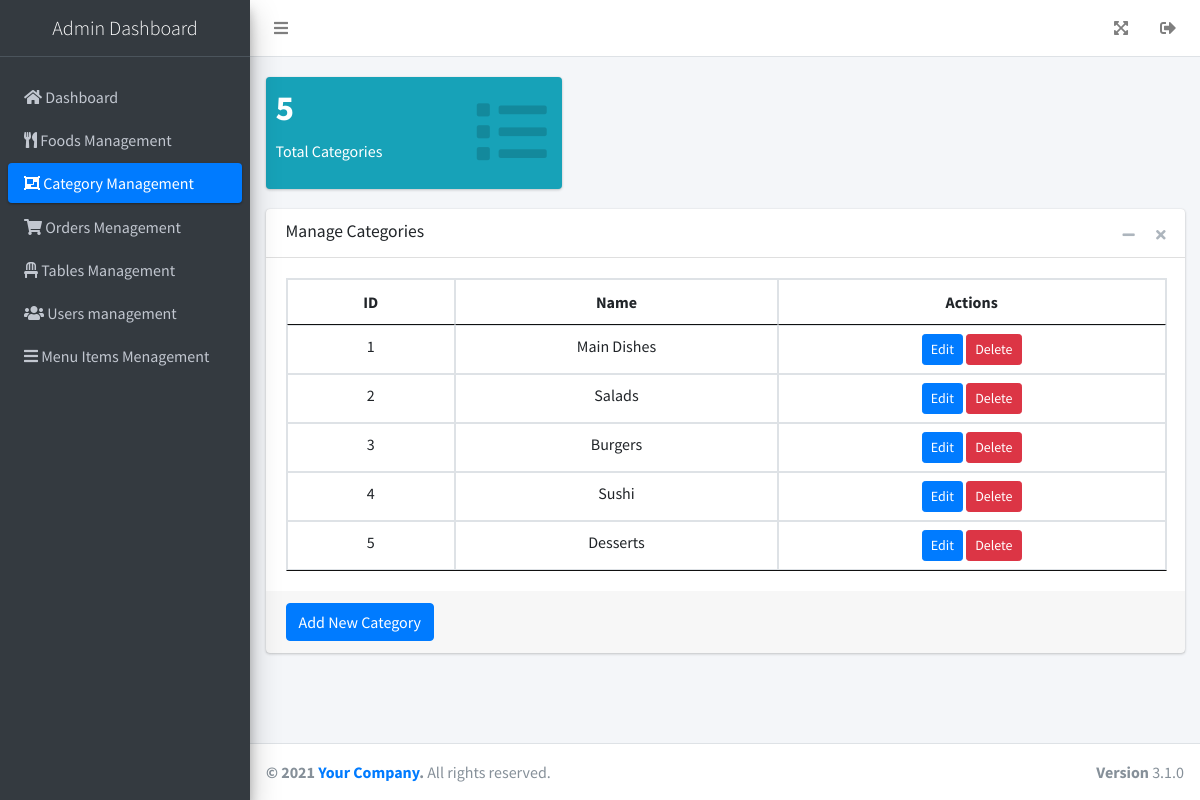
/admin/manage_categories.php (signed in), run on the app's committed database.
### tables this page shows
CREATE TABLE `menu_items` (
  `id` int(11) NOT NULL,
  `name` varchar(255) NOT NULL,
  `icon` varchar(255) DEFAULT NULL,
  `link` varchar(255) NOT NULL,
  `parent_id` int(11) DEFAULT NULL,
  `order_index` int(11) DEFAULT 0,
  `active` tinyint(1) DEFAULT 1
);

CREATE TABLE `categories` (
  `id` int(11) NOT NULL,
  `name` varchar(255) NOT NULL
);

### includes/config.php (called while the page is built, shortened)
<?php
$base_path = '/restaurant';

### admin/manage_categories.php (the view, shortened to what this page needs)
<?php
require_once '../includes/config.php';
try {
    $stmt = $pdo->query("SELECT * FROM categories ORDER BY id ASC");
    $categories = $stmt->fetchAll(PDO::FETCH_ASSOC);
    $stmt = $pdo->query("SELECT COUNT(*) AS total FROM categories");
    $totalCategories = $stmt->fetch()['total'];
} catch (PDOException $e) {
    die("Could not connect to the database: " . $e->getMessage());
}
include 'admin_header.php';
?>
<section class="content" style="padding-top: 20px;">
    <div class="container-fluid">
        <div class="row">
            <div class="col-lg-4 col-6">
                <div class="small-box bg-info">
                    <div class="inner">
                        <h3><?php echo $totalCategories; ?></h3>
                        <p>Total Categories</p>
                    </div>
                    <div class="icon">
                        <i class="fas fa-list"></i>
                    </div>
                </div>
            </div>
        </div>
        <div class="row">
            <div class="col-12">
                <div class="card">
                    <div class="card-header">
                        <h3 class="card-title">Manage Categories</h3>
                        <div class="card-tools">
                            <button type="button" class="btn btn-tool" data-card-widget="collapse" title="Collapse">
                                <i class="fas fa-minus"></i>
                            </button>
                            <button type="button" class="btn btn-tool" data-card-widget="remove" title="Remove">
                                <i class="fas fa-times"></i>
                            </button>
                        </div>
                    </div>
                    <div class="card-body">
                        <table id="categoriesTable" class="table table-bordered table-hover text-center">
                            <thead>
                                <tr>
                                    <th>ID</th>
                                    <th>Name</th>
                                    <th>Actions</th>
                                </tr>
                            </thead>
                            <tbody>
                                <?php foreach ($categories as $category): ?>
                                <tr>
                                    <td><?php echo $category['id']; ?></td>
                                    <td><?php echo $category['name']; ?></td>
                                    <td>
                                        <button class="btn btn-sm btn-primary edit-category"
                                            data-id="<?php echo $category['id']; ?>"
                                            data-name="<?php echo $category['name']; ?>">Edit</button>
                                        <button class="btn btn-sm btn-danger delete-category"
                                            data-id="<?php echo $category['id']; ?>">Delete</button>
                                    </td>
                                </tr>
                                <?php endforeach; ?>
                            </tbody>
                        </table>
                    </div>
                    <div class="card-footer">
                        <button class="btn btn-primary" data-toggle="modal" data-target="#addCategoryModal">Add New
                            Category</button>
                    </div>
                </div>
            </div>
        </div>
    </div>
</section>
<?php include 'admin_footer.php'; ?>
</body>
</html>

### admin/admin_header.php (shortened to what this page needs)
<!DOCTYPE html>
<html lang="en">
<head>
    <link rel="stylesheet" href="https://cdnjs.cloudflare.com/ajax/libs/font-awesome/5.15.1/css/all.min.css">
    <link rel="stylesheet"
        href="https://cdnjs.cloudflare.com/ajax/libs/ionicons/5.5.2/collection/components/icon/icon.min.css">
    <link rel="stylesheet" href="../assets/css/adminlte.min.css">
    <link rel="stylesheet" href="../assets/css/jquery.dataTables.min.css">
</head>
<body class="hold-transition sidebar-mini">
    <div class="wrapper">
        <nav class="main-header navbar navbar-expand navbar-white navbar-light">
            <ul class="navbar-nav">
                <li class="nav-item">
                    <a class="nav-link" data-widget="pushmenu" href="#" role="button"><i class="fas fa-bars"></i></a>
                </li>
            </ul>
            <ul class="navbar-nav ml-auto">
                <li class="nav-item">
                    <a class="nav-link" data-widget="fullscreen" href="#" role="button">
                        <i class="fas fa-expand-arrows-alt"></i>
                    </a>
                </li>
                <li class="nav-item">
                    <a class="nav-link" id="logout-btn" href="#" role="button">
                        <i class="fas fa-sign-out-alt"></i>
                    </a>
                </li>
            </ul>
        </nav>
        <aside class="main-sidebar sidebar-dark-primary elevation-4">
            <a href="index.php" class="brand-link text-center">
                <span class="brand-text font-weight-light">Admin Dashboard</span>
            </a>
            <div class="sidebar">
                <?php include 'navigation_menu.php'; ?>
            </div>
        </aside>
        <div class="content-wrapper">

### admin/navigation_menu.php
<?php
require_once '../includes/config.php';
$current_page = basename($_SERVER['PHP_SELF']);
try {
    $stmt = $pdo->prepare("SELECT * FROM menu_items WHERE active = TRUE ORDER BY order_index ASC");
    $stmt->execute();
    $menuItems = $stmt->fetchAll(PDO::FETCH_ASSOC);
    if (!empty($menuItems)) {
        echo "<ul class='nav nav-pills nav-sidebar flex-column' data-widget='treeview' role='menu' data-accordion='false' style='padding-top:20px;'>";
        foreach ($menuItems as $item) {
            $isActive = (strpos($item['link'], $current_page) !== false) ? 'active' : '';
            echo "<li class='nav-item'>";
            echo "<a href='{$base_path}{$item['link']}' class='nav-link {$isActive}'>";
            if (!empty($item['icon'])) {
                echo "<i class='{$item['icon']}'></i>";
            }
            echo "<p> {$item['name']} </p>";
            echo "</a>";
            echo "</li>";
        }
        echo "</ul>";
    } else {
        echo "<p>No menu items available.</p>";
    }
} catch (PDOException $e) {
    error_log("Error fetching menu items: " . $e->getMessage());
    echo "<p>Error loading menu items. Please contact admin.</p>";
}
?>

### admin/admin_footer.php (shortened to what this page needs)
</div>
<footer class="main-footer">
    <strong>&copy; 2021 <a href="#">Your Company</a>.</strong>
    All rights reserved.
    <div class="float-right d-none d-sm-inline-block">
        <b>Version</b> 3.1.0
    </div>
</footer>

### data on the page
menu_items: name "Dashboard"
menu_items: name "Foods Management"
menu_items: name "Category Management"
menu_items: name "Orders Menagement"
menu_items: name "Tables Management"
menu_items: name "Users management"
menu_items: name "Menu Items Menagement"
categories: id "1", name "Main Dishes"
categories: id "2", name "Salads"
categories: id "3", name "Burgers"
categories: id "4", name "Sushi"
categories: id "5", name "Desserts"

### other printed values
$totalCategories "5"
